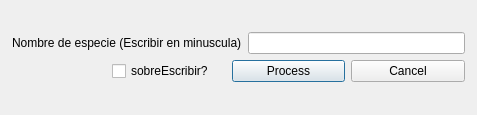
<?xml version="1.0" encoding="UTF-8"?>
<ui version="4.0">
 <class>textTitle</class>
 <widget class="QDialog" name="textTitle">
  <property name="geometry">
   <rect>
    <x>0</x>
    <y>0</y>
    <width>477</width>
    <height>115</height>
   </rect>
  </property>
  <property name="sizePolicy">
   <sizepolicy hsizetype="Fixed" vsizetype="Fixed">
    <horstretch>0</horstretch>
    <verstretch>0</verstretch>
   </sizepolicy>
  </property>
  <property name="minimumSize">
   <size>
    <width>477</width>
    <height>115</height>
   </size>
  </property>
  <property name="maximumSize">
   <size>
    <width>477</width>
    <height>115</height>
   </size>
  </property>
  <property name="windowTitle">
   <string>customGeoAttrib</string>
  </property>
  <layout class="QGridLayout" name="gridLayout">
   <property name="margin">
    <number>2</number>
   </property>
   <item row="0" column="0">
    <layout class="QVBoxLayout" name="verticalLayout">
     <property name="leftMargin">
      <number>10</number>
     </property>
     <property name="topMargin">
      <number>3</number>
     </property>
     <property name="rightMargin">
      <number>10</number>
     </property>
     <property name="bottomMargin">
      <number>3</number>
     </property>
     <item>
      <layout class="QHBoxLayout" name="horizontalLayout_2">
       <item>
        <widget class="QLabel" name="label">
         <property name="toolTip">
          <string extracomment="escribir en minusculas"/>
         </property>
         <property name="text">
          <string>Nombre de especie (Escribir en minuscula)</string>
         </property>
        </widget>
       </item>
       <item>
        <widget class="QLineEdit" name="lineEdit"/>
       </item>
      </layout>
     </item>
     <item>
      <layout class="QHBoxLayout" name="horizontalLayout" stretch="0,0,0">
       <property name="leftMargin">
        <number>100</number>
       </property>
       <item>
        <widget class="QCheckBox" name="overWriteCheckBox">
         <property name="text">
          <string>sobreEscribir?</string>
         </property>
        </widget>
       </item>
       <item>
        <widget class="QPushButton" name="process_Btn">
         <property name="text">
          <string>Process</string>
         </property>
        </widget>
       </item>
       <item>
        <widget class="QPushButton" name="cancel_btn">
         <property name="text">
          <string>Cancel</string>
         </property>
        </widget>
       </item>
      </layout>
     </item>
    </layout>
   </item>
  </layout>
 </widget>
 <resources/>
 <connections/>
</ui>
